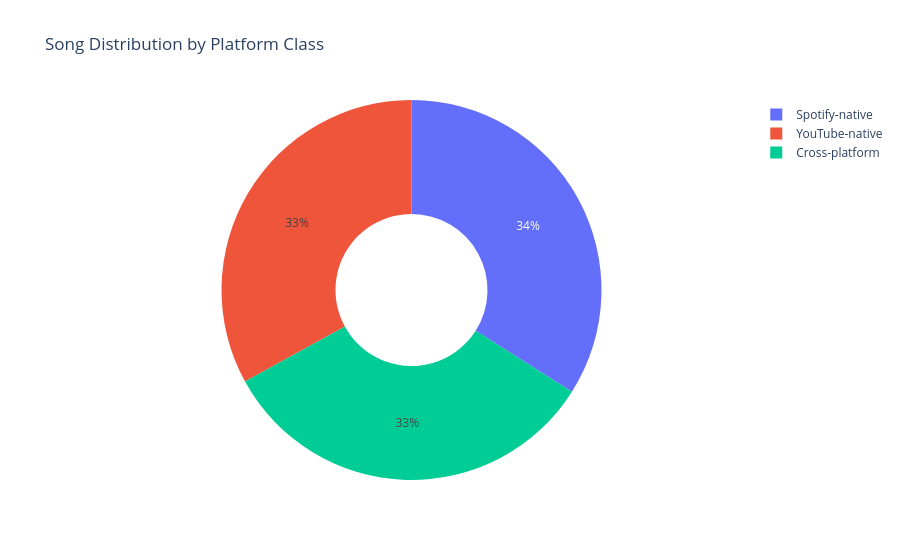

The notebook cell this image was saved under:
### Code cell
counts = df['platform_class'].value_counts().reset_index()
counts.columns = ['Platform', 'Count']

fig = px.pie(
    counts,
    names='Platform',
    values='Count',
    title='Song Distribution by Platform Class',
    color_discrete_map={
        'Spotify-native' : '#7c4dff',
        'Cross-platform' : '#00e5ff',
        'YouTube-native' : '#ff4081'
    },
    hole=0.4
)
fig.show()
fig.write_html('../reports/figures/platform_pie.html')
print("✅ Saved!")

### Figure 1 — Plotly figure (JSON) as saved in the notebook; plotly's stock layout.template omitted (floating-point values rounded to 4 significant figures)
{"data": [{"domain": {"x": [0, 1], "y": [0, 1]}, "hole": 0.4, "hovertemplate": "Platform=%{label}<br>Count=%{value}<extra></extra>", "labels": ["Spotify-native", "YouTube-native", "Cross-platform"], "legendgroup": "", "name": "", "showlegend": true, "type": "pie", "values": [6646, 6451, 6451]}], "layout": {"legend": {"tracegroupgap": 0}, "title": {"text": "Song Distribution by Platform Class"}}}
